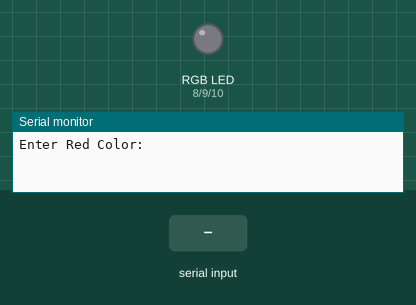
Bench run of a sketch on a simulated Arduino Uno, built with avr-gcc and run on an emulated ATmega328P. Parts: an RGB LED mixed from three pins (HIGH = lit), the last lines printed to the serial monitor. The test bench sets the inputs (shaded band). Dim RGB values are drawn brighter than linear.

Above: at 1.2 s.
1.3 s: "90,45,200\n" received over Serial
At 2.3 s:
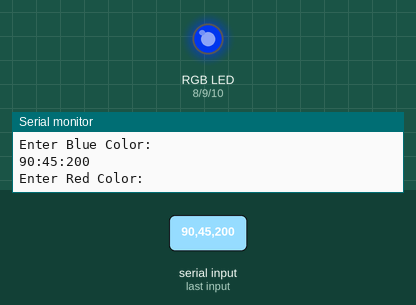
2.8 s: "30,150,10\n" received over Serial
At 3.3 s:
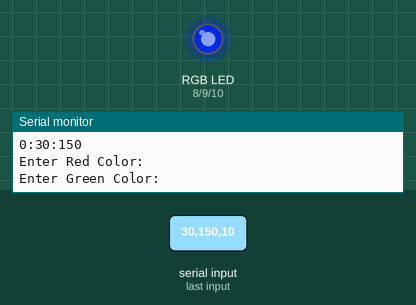
4.3 s: "90,45\n" received over Serial
At 5.5 s:
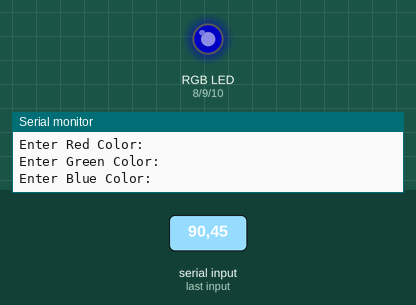
5.8 s: "30,150\n" received over Serial
At 6.6 s:
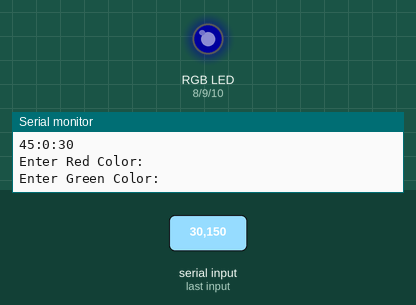
7.3 s: "5\n" received over Serial
At 7.7 s:
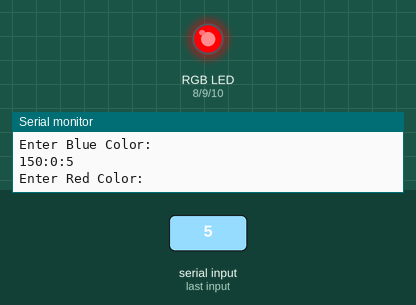
8.8 s: "90\n" received over Serial
At 10.9 s:
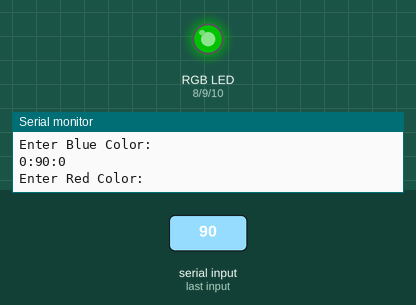
Timing chart, 0 to 12.3 s (numbered marks = the images above; inputs shaded):
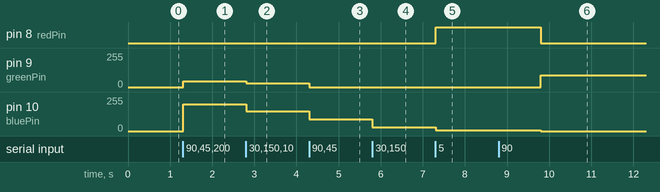

Measured:
- after the input at 1.3 s, pin 9 (greenPin): 0/255 → 45/255 at once; pin 10 (bluePin): 0/255 → 200/255 at once
- after the input at 2.8 s, pin 9 (greenPin): 45/255 → 30/255 at once; pin 10 (bluePin): 200/255 → 150/255 at once
- after the input at 4.3 s, pin 9 (greenPin): 30/255 → 0/255 at once; pin 10 (bluePin): 150/255 → 90/255 at once
- after the input at 5.8 s, pin 10 (bluePin): 90/255 → 30/255 at once
- after the input at 7.3 s, pin 8 (redPin): LOW → HIGH at once; pin 10 (bluePin): 30/255 → 5/255 at once
- after the input at 8.8 s, pin 8 (redPin): HIGH → LOW after 1.0 s; pin 9 (greenPin): 0/255 → 90/255 after 1.0 s; pin 10 (bluePin): 5/255 → 0/255 after 1.0 s

The sketch:

_6-rgb.ino
```cpp
int redPin = 8;
int greenPin = 9;
int bluePin = 10;

String myColor;
String msg1 = "Enter Red Color: ";
String msg2 = "Enter Green Color: ";
String msg3 = "Enter Blue Color: ";

void setup()
{
  Serial.begin(9600);

  pinMode(redPin, OUTPUT);
  pinMode(greenPin, OUTPUT);
  pinMode(bluePin, OUTPUT);
}

void loop()
{
  // Red Color Input
  Serial.println(msg1);
  while(!Serial.available()) {// waiting for input
  }
  int red = Serial.parseInt();


  // Green Color Input
  Serial.println(msg2);
  while(!Serial.available()) {// waiting for input
  }
  int green = Serial.parseInt();


  // Blue Color Input
  Serial.println(msg3);
  while(!Serial.available()) {// waiting for input
  }
  int blue = Serial.parseInt();

  analogWrite(redPin, red);
  analogWrite(greenPin, green);
  analogWrite(bluePin, blue);

  Serial.println(String(red) + ":" + String(green) + ":" +  String(blue));

}
```
